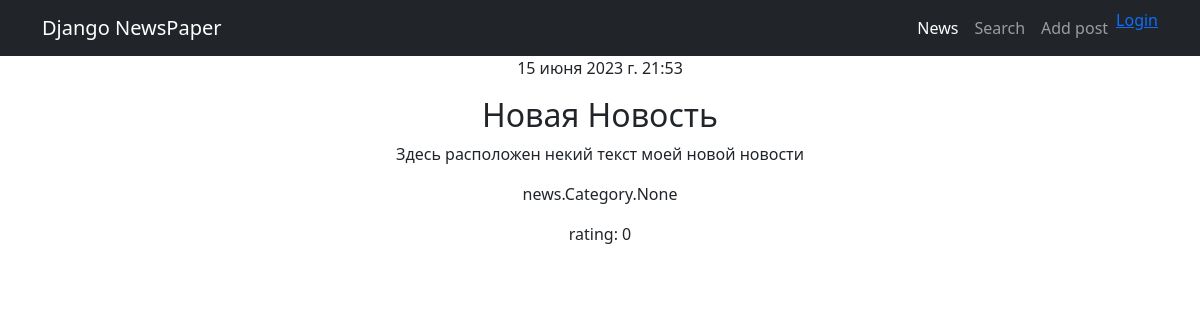
Screenshot of /news/4/ with the database file from the repository.
### news/models.py (models this page shows, shortened)
class Post(models.Model):
    author = models.ForeignKey(Author, on_delete=models.CASCADE)
    NEWS = 'NW'
    ARTICAL = 'AR'
    CATEGORY_CHOICES = (
        (NEWS, 'Новость'),
        (ARTICAL, 'Статья'),
    )
    categoryType = models.CharField(max_length=2, choices=CATEGORY_CHOICES, default=ARTICAL)
    dateCreations = models.DateTimeField(auto_now_add=True)
    postCategory = models.ManyToManyField(Category, through='PostCategory')
    title = models.CharField(max_length=128)
    text = models.TextField()
    rating = models.SmallIntegerField(default=0)

### news/views.py (the view)
# urls.py: path('<int:pk>/', PostDetail.as_view(), name='post_detail'),
class PostDetail(DetailView):
    model = Post
    template_name = 'news/post_detail.html'
    context_object_name = 'post'

### news/templates/news/post_detail.html
{% extends 'news/base.html' %}
{% block content %}
    <p>{{ post.dateCreations }}</p>
    <h2>{{ post.title }}</h2>
    <p>{{ post.text }}</p>
    <p>{{ post.postCategory }}</p>
    <p>rating: {{ post.rating }}</p>
{% endblock %}

### rows the page displays
Post: dateCreations "15 июня 2023 г. 21:53", title "Новая Новость", text "Здесь расположен некий текст моей новой новости", postCategory "news.Category.None", rating "0"
